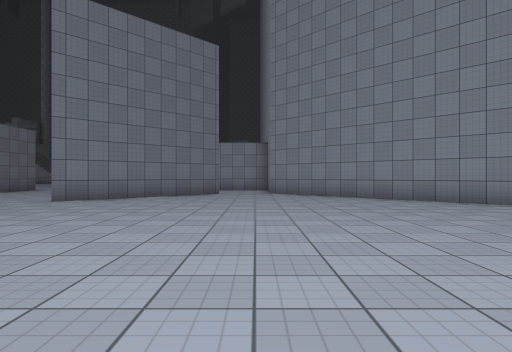
view 1 (above)

24 first-person views from a walk through a 3-D level made in the Unity game engine. The camera is 1.2 m above the floor, looks level and sees 75° across. The floor is counted in squares, 2 m on a side. Each view is taken from the middle of a square. On the plan, view 1 faces up. The plan holds only what a view shows up to about 10 squares ahead; the rest is blank. The place goes on beyond the plan. Surface patterns are stand-ins for the level's own textures.

view 2
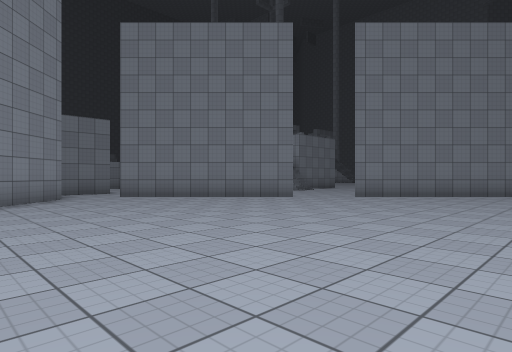

view 3
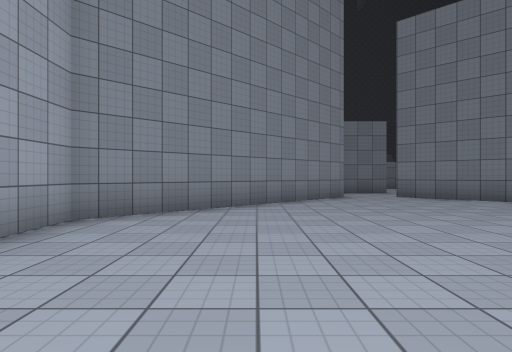

view 4
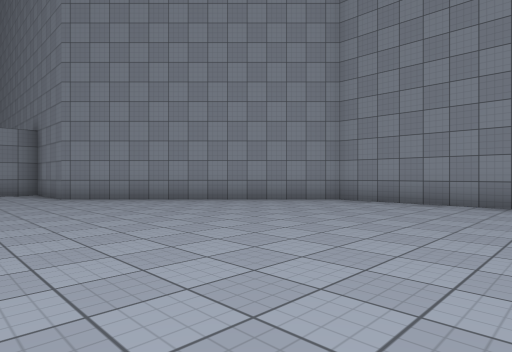

view 5
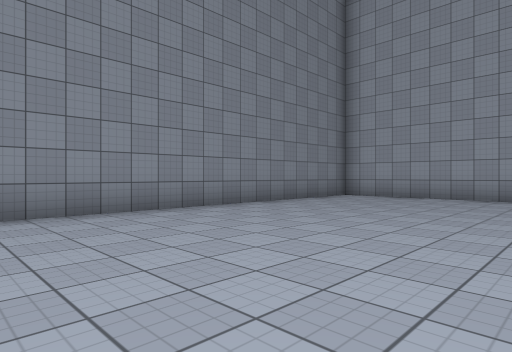

view 6
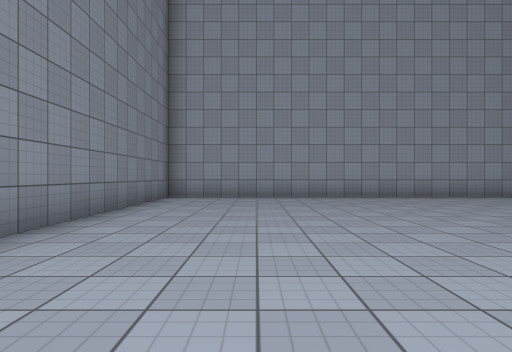

view 7
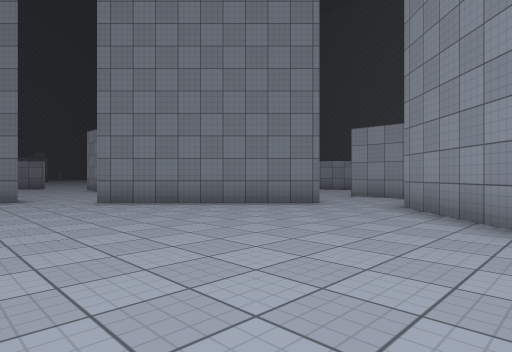

view 8
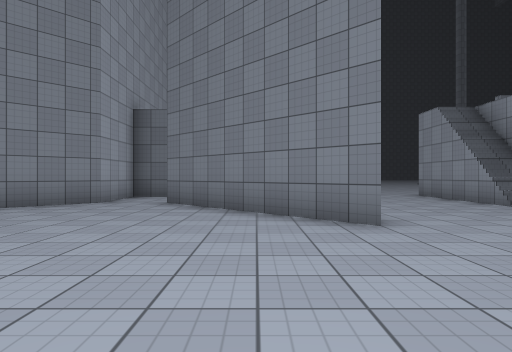

view 9
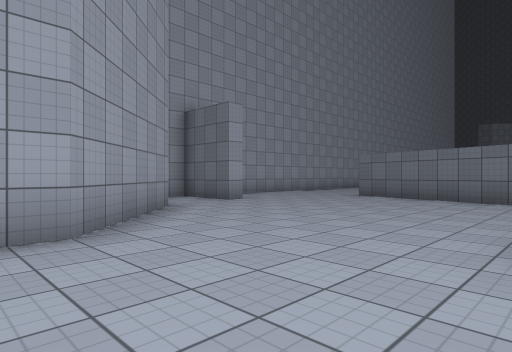

view 10
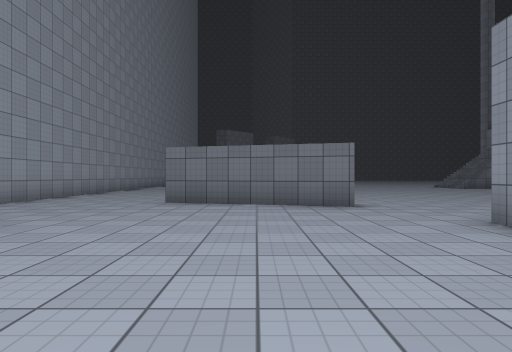

view 11
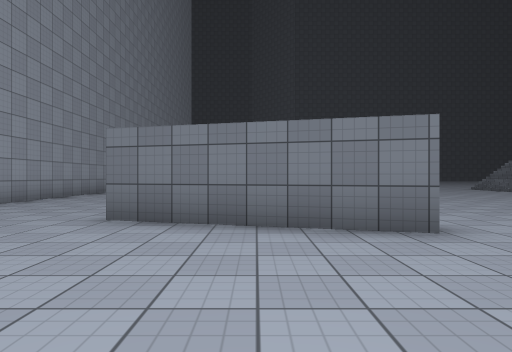

view 12
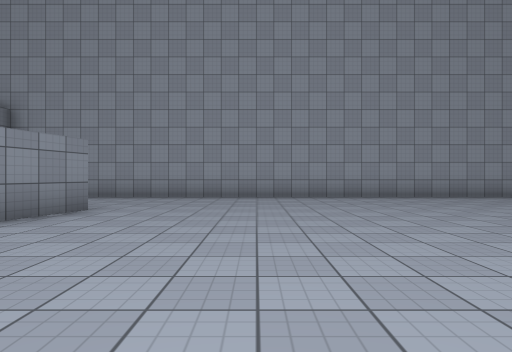

view 13
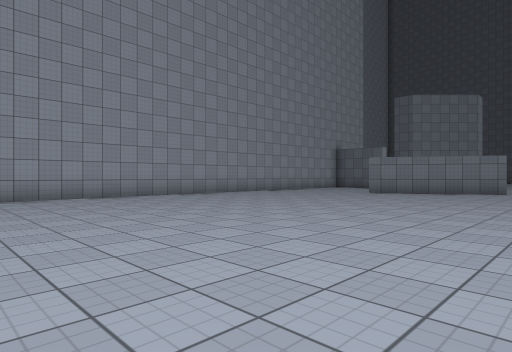

view 14
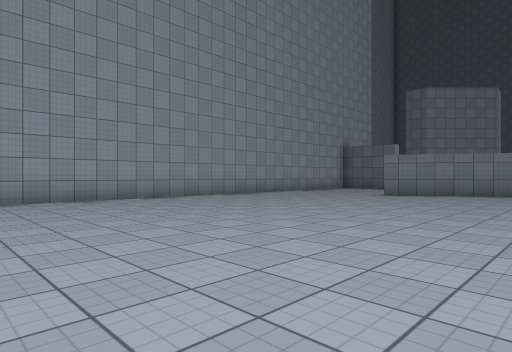

view 15
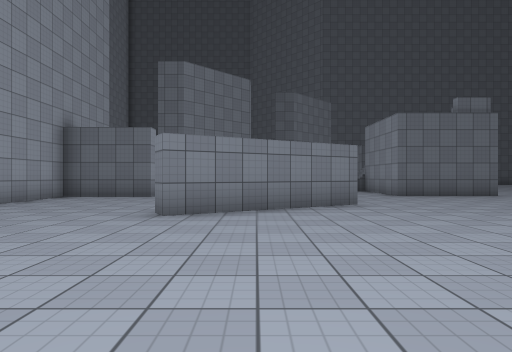

view 16
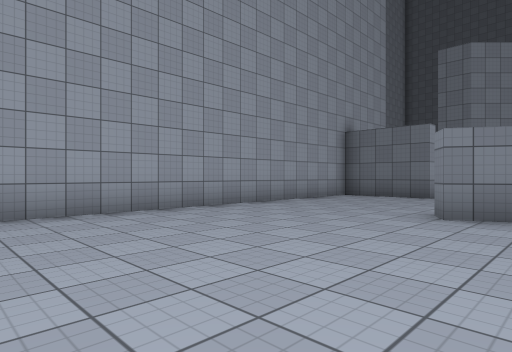

view 17
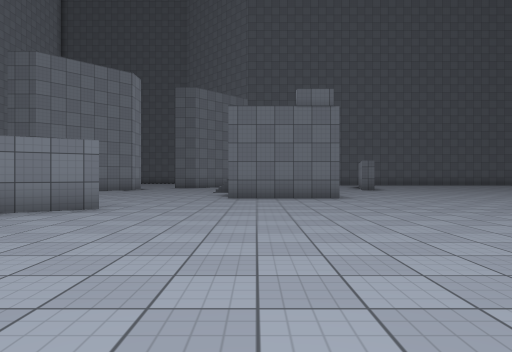

view 18
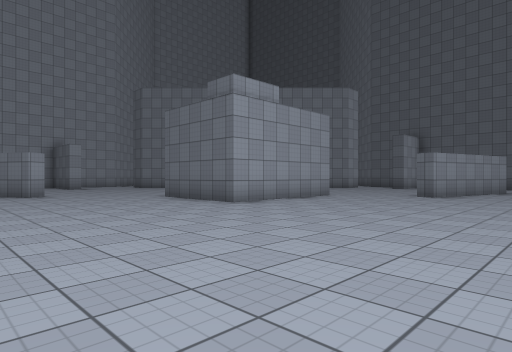

view 19
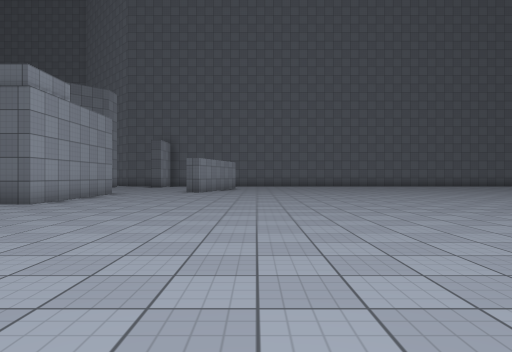

view 20
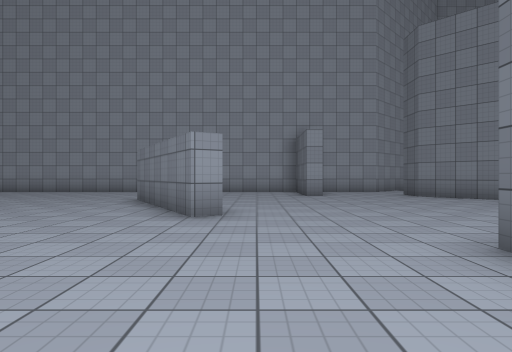

view 21
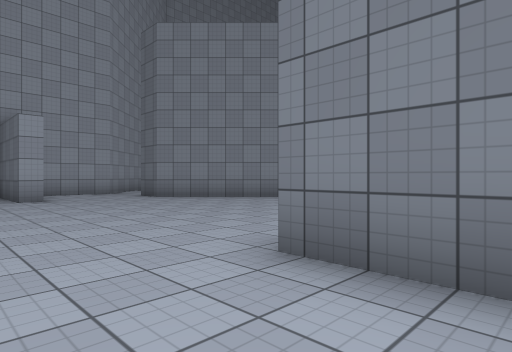

view 22
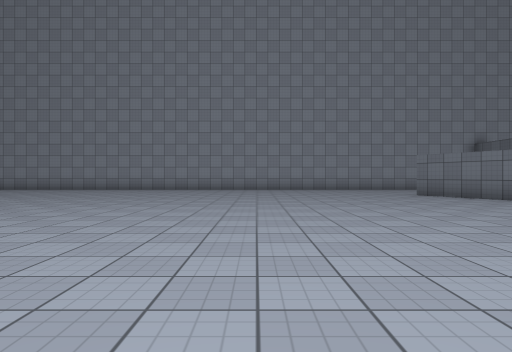

view 23
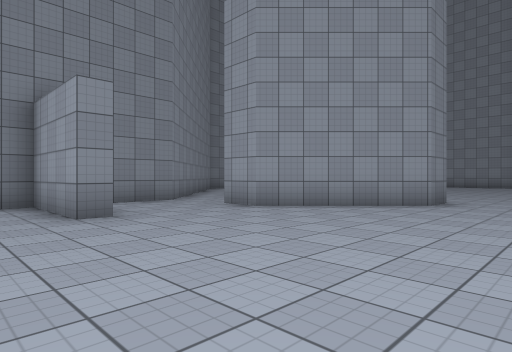

view 24
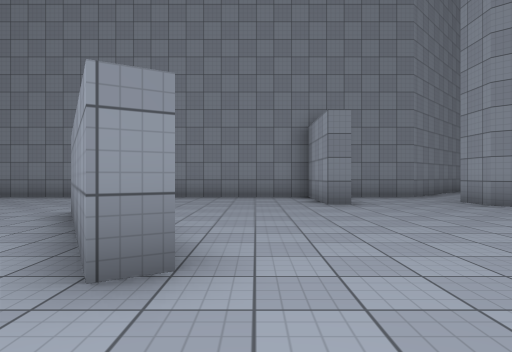

### Floor plan
Points are (right, up) in squares from view 1. A wall is a line through its corners. A room is listed if a view was taken in it or the views show most of it. See-through windows are left out.
Room 1 (views 1, 2, 3, 4, 5, 6, 7, 8)
walls: (-6, 6.5) (-9.5, 3); (-2.3, 11.2) (-1.3, 11.2) (-4.8, 7.7) (-4.8, 8.7); (-11.5, 3.5) (-11.5, 1.5) (-9.5, 1.5) (-4.5, -3.5) (5.5, -3.5) (5.5, 6.5) (0.5, 11.5) (0.5, 13.6); (0.2, 14) (-2, 14)
ways out: opening at (-10.5, 3.5) to room 2; opening at (-5.3, 7) to room 2; opening at (-2, 12.5) to room 2
Room 2 (views 9, 10, 11, 12, 13, 14, 15, 16, 17, 18, 19, 20, 21, 22, 23, 24)
walls: (-14.5, 9) (-15.6, 4.9); (-16, 5) (-15.6, 6.6); (-34.6, 8.9) (-34.1, 9.2) (-32, 5.6) (-32.5, 5.3); (-12, 3.5) (-11.5, 3.5); (-6.9, 16.5) (-7.1, 16.9) (-4.1, 18.7); (-9.6, 4) (-7, 6.5) (-6.4, 6.5); (-38.8, 14.3) (-37, 14.3) (-37, 13.1); (-4.8, 8.7) (-2.3, 11.2); (-37, 4) (-36.5, 4) (-36.5, 1.5) (-14.1, 1.5); (-2, 14) (-2, 14.5) (0.5, 14.5) (0.5, 18.4); (-42.6, 17.1) (-42, 17) (-42.1, 16.4); (-42.2, 6.7) (-39.8, 4.3); (0.5, 21.2) (0.5, 23.4)
ways out: opening at (-10.5, 3.5) to room 1; opening at (-5.3, 7) to room 1; opening at (-2, 12.5) to room 1; opening at (-38.5, 4)

Where each view was taken, in squares from view 1:
view 1: 0 up, 0 right, facing up
view 2: 1 down, 0 right, facing up-left
view 3: 1 down, 0 right, facing left
view 4: 2 up, 2 left, facing up-right
view 5: 6 up, 0 right, facing down-right
view 6: 6 up, 3 right, facing down
view 7: 5 up, 3 right, facing up-left
view 8: 5 up, 2 left, facing left
view 9: 10 up, 6 left, facing down-left
view 10: 7 up, 8 left, facing left
view 11: 7 up, 11 left, facing left
view 12: 11 up, 19 left, facing down
view 13: 11 up, 21 left, facing down-left
view 14: 10 up, 22 left, facing down-left
view 15: 7 up, 27 left, facing left
view 16: 7 up, 27 left, facing down-left
view 17: 12 up, 28 left, facing left
view 18: 20 up, 32 left, facing down-left
view 19: 19 up, 30 left, facing left
view 20: 14 up, 35 left, facing down
view 21: 13 up, 35 left, facing down-left
view 22: 16 up, 27 left, facing down
view 23: 16 up, 7 left, facing down-right
view 24: 16 up, 9 left, facing right
